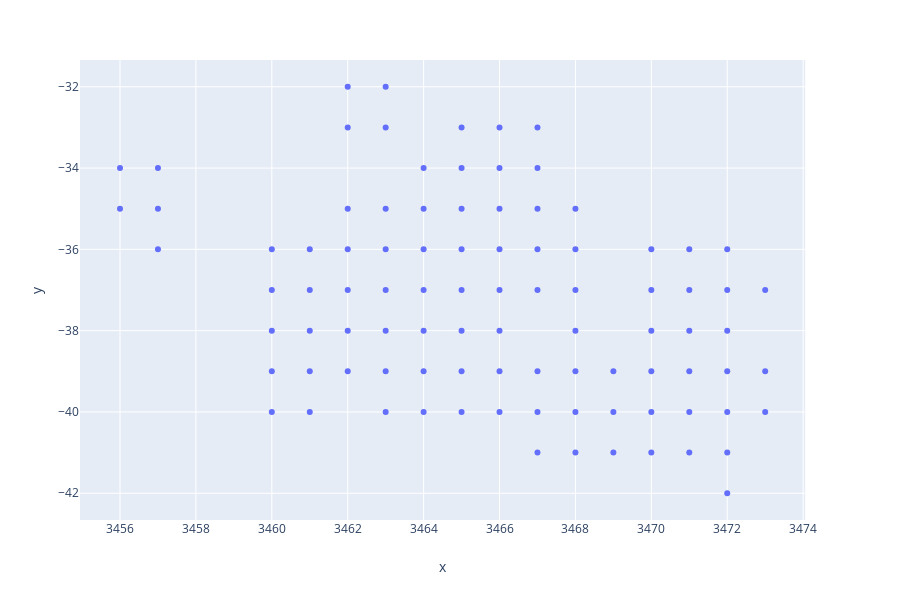

Notebook code cell kept with this figure:
### Code cell
px.scatter(x=c0.col, y=-c0.row)

### Figure 1 — Plotly figure (JSON) as saved in the notebook; plotly's stock layout.template omitted (floating-point values rounded to 4 significant figures)
{"data": [{"hoverlabel": {"namelength": 0}, "hovertemplate": "x=%{x}<br>y=%{y}", "legendgroup": "", "marker": {"color": "#636efa", "symbol": "circle"}, "mode": "markers", "name": "", "showlegend": false, "type": "scatter", "x": [3462, 3463, 3462, 3463, 3465, 3466, 3467, 3456, 3457, 3464, 3465, 3466, 3467, 3456, 3457, 3462, 3463, 3464, 3465, 3466, 3467, 3468, 3457, 3460, 3461, 3462, 3463, 3464, 3465, 3466, 3467, 3468, 3470, 3471, 3472, 3460, 3461, 3462, 3463, 3464, 3465, 3466, 3467, 3468, 3470, 3471, 3472, 3473, 3460, 3461, 3462, 3463, 3464, 3465, 3466, 3468, 3470, 3471, 3472, 3460, 3461, 3462, 3463, 3464, 3465, 3466, 3467, 3468, 3469, 3470, 3471, 3472, 3473, 3460, 3461, 3463, 3464, 3465, 3466, 3467, 3468, 3469, 3470, 3471, 3472, 3473, 3467, 3468, 3469, 3470, 3471, 3472, 3472], "xaxis": "x", "y": [-32, -32, -33, -33, -33, -33, -33, -34, -34, -34, -34, -34, -34, -35, -35, -35, -35, -35, -35, -35, -35, -35, -36, -36, -36, -36, -36, -36, -36, -36, -36, -36, -36, -36, -36, -37, -37, -37, -37, -37, -37, -37, -37, -37, -37, -37, -37, -37, -38, -38, -38, -38, -38, -38, -38, -38, -38, -38, -38, -39, -39, -39, -39, -39, -39, -39, -39, -39, -39, -39, -39, -39, -39, -40, -40, -40, -40, -40, -40, -40, -40, -40, -40, -40, -40, -40, -41, -41, -41, -41, -41, -41, -42], "yaxis": "y"}], "layout": {"height": 600, "legend": {"tracegroupgap": 0}, "margin": {"t": 60}, "xaxis": {"anchor": "y", "domain": [0, 0.98], "title": {"text": "x"}}, "yaxis": {"anchor": "x", "domain": [0, 1], "title": {"text": "y"}}}}
